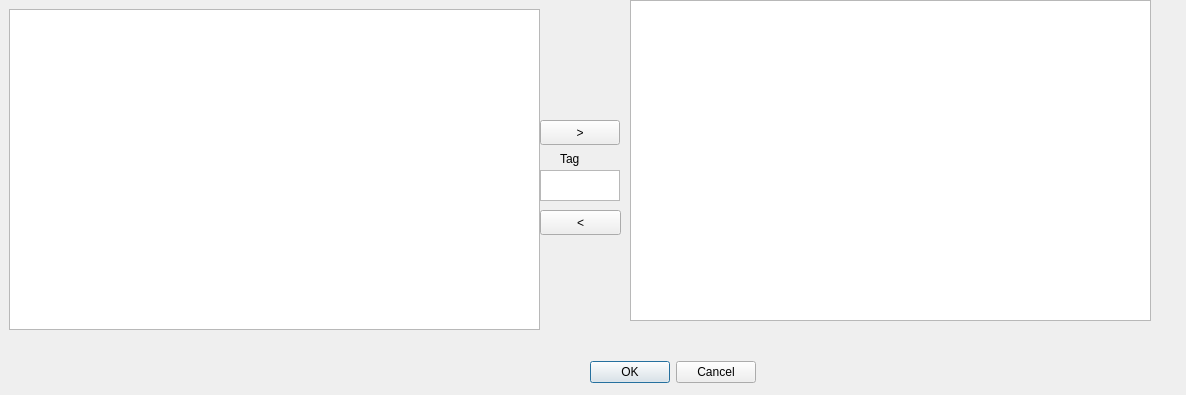
<?xml version="1.0" encoding="UTF-8"?>
<ui version="4.0">
 <class>Dialog</class>
 <widget class="QDialog" name="Dialog">
  <property name="geometry">
   <rect>
    <x>0</x>
    <y>0</y>
    <width>1186</width>
    <height>395</height>
   </rect>
  </property>
  <property name="windowTitle">
   <string>Dialog</string>
  </property>
  <widget class="QPushButton" name="btn_copy_scheme">
   <property name="enabled">
    <bool>true</bool>
   </property>
   <property name="geometry">
    <rect>
     <x>540</x>
     <y>120</y>
     <width>80</width>
     <height>25</height>
    </rect>
   </property>
   <property name="sizePolicy">
    <sizepolicy hsizetype="Fixed" vsizetype="Fixed">
     <horstretch>0</horstretch>
     <verstretch>0</verstretch>
    </sizepolicy>
   </property>
   <property name="text">
    <string>&gt;</string>
   </property>
  </widget>
  <widget class="QDialogButtonBox" name="buttonBox">
   <property name="geometry">
    <rect>
     <x>590</x>
     <y>360</y>
     <width>166</width>
     <height>25</height>
    </rect>
   </property>
   <property name="orientation">
    <enum>Qt::Horizontal</enum>
   </property>
   <property name="standardButtons">
    <set>QDialogButtonBox::Cancel|QDialogButtonBox::Ok</set>
   </property>
  </widget>
  <widget class="QPushButton" name="btn_remove_from_current">
   <property name="geometry">
    <rect>
     <x>540</x>
     <y>210</y>
     <width>81</width>
     <height>25</height>
    </rect>
   </property>
   <property name="text">
    <string>&lt;</string>
   </property>
  </widget>
  <widget class="QTableWidget" name="table_scheme_options">
   <property name="geometry">
    <rect>
     <x>9</x>
     <y>9</y>
     <width>531</width>
     <height>321</height>
    </rect>
   </property>
  </widget>
  <widget class="QLabel" name="label">
   <property name="geometry">
    <rect>
     <x>560</x>
     <y>150</y>
     <width>20</width>
     <height>17</height>
    </rect>
   </property>
   <property name="sizePolicy">
    <sizepolicy hsizetype="Preferred" vsizetype="Preferred">
     <horstretch>0</horstretch>
     <verstretch>0</verstretch>
    </sizepolicy>
   </property>
   <property name="text">
    <string>Tag</string>
   </property>
  </widget>
  <widget class="QTextEdit" name="textEdit_tag">
   <property name="geometry">
    <rect>
     <x>540</x>
     <y>170</y>
     <width>80</width>
     <height>31</height>
    </rect>
   </property>
   <property name="sizePolicy">
    <sizepolicy hsizetype="Ignored" vsizetype="Ignored">
     <horstretch>0</horstretch>
     <verstretch>0</verstretch>
    </sizepolicy>
   </property>
   <property name="html">
    <string>&lt;!DOCTYPE HTML PUBLIC &quot;-//W3C//DTD HTML 4.0//EN&quot; &quot;http://www.w3.org/TR/REC-html40/strict.dtd&quot;&gt;
&lt;html&gt;&lt;head&gt;&lt;meta name=&quot;qrichtext&quot; content=&quot;1&quot; /&gt;&lt;style type=&quot;text/css&quot;&gt;
p, li { white-space: pre-wrap; }
&lt;/style&gt;&lt;/head&gt;&lt;body style=&quot; font-family:'Sans Serif'; font-size:9pt; font-weight:400; font-style:normal;&quot;&gt;
&lt;p style=&quot;-qt-paragraph-type:empty; margin-top:0px; margin-bottom:0px; margin-left:0px; margin-right:0px; -qt-block-indent:0; text-indent:0px;&quot;&gt;&lt;br /&gt;&lt;/p&gt;&lt;/body&gt;&lt;/html&gt;</string>
   </property>
  </widget>
  <widget class="QTableWidget" name="table_scheme_current">
   <property name="geometry">
    <rect>
     <x>630</x>
     <y>0</y>
     <width>521</width>
     <height>321</height>
    </rect>
   </property>
  </widget>
 </widget>
 <resources/>
 <connections/>
</ui>
